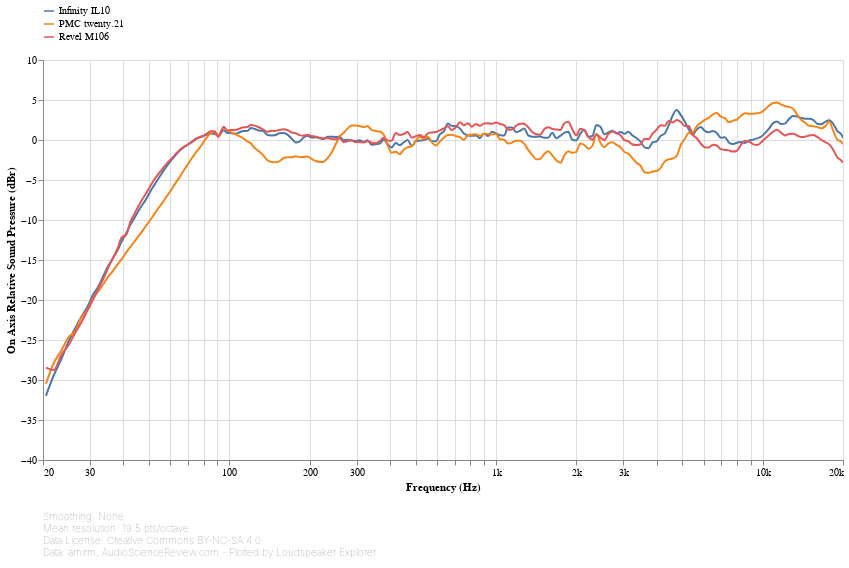

Source (notebook cell):
### Markdown cell above
On-axis (**ON**) is is the response at a 0° horizontal and vertical angle, i.e. on the reference axis of measurement. Note that in all measurements done thus far, the reference axis is the same as the tweeter axis.

### Code cell
#@markdown
standalone_speaker_frequency_response_db_chart(
    ('CEA2034', 'On Axis'),
    sound_pressure_yaxis(title_prefix='On Axis'))

### Figure 1 — Vega-Lite specification as saved in the notebook (floating-point values rounded to 4 significant figures; data arrays with more than 128 entries replaced by an {"elided": "..."} marker saying what was removed)
{"config": {"view": {"continuousWidth": 400, "continuousHeight": 300, "opacity": 0}}, "vconcat": [{"layer": [{"mark": {"type": "line", "clip": true, "interpolate": "monotone"}, "encoding": {"opacity": {"condition": {"value": 1, "selection": "selector012"}, "value": 0.2}}, "selection": {"selector012": {"type": "multi", "encodings": ["color"], "bind": "legend"}, "selector014": {"type": "interval", "bind": "scales", "encodings": ["x", "y"]}, "selector015": {"type": "single", "fields": ["speaker"], "bind": {"input": "select", "options": [null, "Infinity IL10", "PMC twenty.21", "Revel M106"], "labels": ["All", "Infinity IL10", "PMC twenty.21", "Revel M106"], "name": "Speaker: "}}}}, {"mark": {"type": "circle", "clip": true, "size": 100}, "encoding": {"fillOpacity": {"condition": {"value": 0.3, "selection": "selector013"}, "value": 0}}, "selection": {"selector013": {"type": "single", "on": "mouseover", "clear": "mouseout", "empty": "none", "encodings": ["x", "y"]}}}], "data": {"name": "data-cc9a28f0dbd44c1290c7d7e3b29ac8fc"}, "encoding": {"color": {"type": "nominal", "field": "speaker", "legend": {"direction": "vertical", "labelLimit": 600, "orient": "top", "symbolType": "stroke"}, "title": null}, "tooltip": [{"type": "nominal", "field": "speaker", "title": "Speaker"}, {"type": "quantitative", "field": "frequency", "format": ".03s", "title": "Frequency (Hz)"}, {"type": "quantitative", "field": "value", "format": ".2f", "title": "Value (dB)"}], "x": {"type": "quantitative", "axis": {"format": "s"}, "field": "frequency", "scale": {"base": 10, "domain": [20, 20000], "nice": false, "type": "log"}, "title": "Frequency (Hz)"}, "y": {"type": "quantitative", "axis": {"grid": true}, "field": "value", "scale": {"domain": [-40, 10]}, "title": ["On Axis Relative Sound Pressure (dBr)"]}}, "height": 400, "transform": [{"flatten": ["frequency", "value"]}, {"filter": {"selection": "selector015"}}], "width": 800}, {"mark": "text", "height": 1, "title": {"text": ["Smoothing: None", "Mean resolution: 19.5 pts/octave", "Data License: Creative Commons BY-NC-SA 4.0", "Data: amirm, AudioScienceReview.com - Plotted by Loudspeaker Explorer"], "anchor": "start", "color": "gray", "fontSize": 10, "fontWeight": "lighter"}, "width": 600}], "resolve": {"legend": {"color": "independent"}}, "$schema": "https://vega.github.io/schema/vega-lite/v4.8.1.json", "datasets": {"data-cc9a28f0dbd44c1290c7d7e3b29ac8fc": [{"speaker": "Infinity IL10", "frequency": {"elided": "194 float values"}, "value": {"elided": "194 float values"}}, {"speaker": "PMC twenty.21", "frequency": {"elided": "194 float values"}, "value": {"elided": "194 float values"}}, {"speaker": "Revel M106", "frequency": {"elided": "194 float values"}, "value": {"elided": "194 float values"}}]}}
